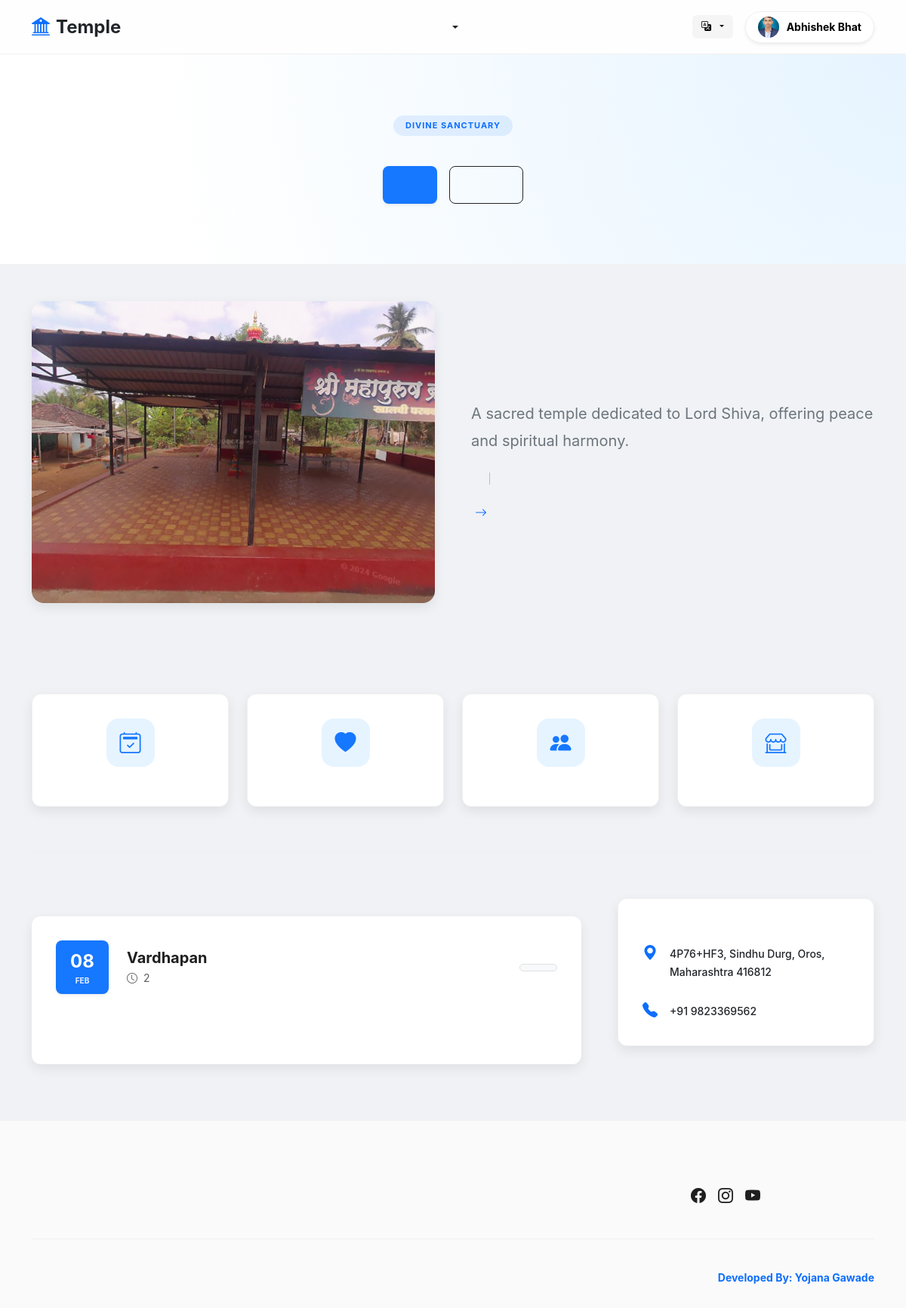
Page / (signed in) on the committed database.
### tables this page shows
CREATE TABLE `users` (
  `id` int(11) NOT NULL,
  `first_name` varchar(100) NOT NULL,
  `last_name` varchar(100) DEFAULT NULL,
  `phone` varchar(20) DEFAULT NULL,
  `photo` varchar(255) NOT NULL,
  `email` varchar(150) NOT NULL,
  `password` varchar(255) NOT NULL,
  `created_at` timestamp NOT NULL DEFAULT current_timestamp()
);

CREATE TABLE `temple_info` (
  `id` int(11) NOT NULL,
  `temple_name` varchar(255) NOT NULL,
  `description` text DEFAULT NULL,
  `photo` varchar(255) NOT NULL,
  `contact` varchar(100) DEFAULT NULL,
  `time` varchar(100) DEFAULT NULL,
  `address` varchar(255) NOT NULL,
  `location` varchar(255) DEFAULT NULL
);

CREATE TABLE `events` (
  `id` int(11) NOT NULL,
  `name` varchar(150) NOT NULL,
  `duration` varchar(50) DEFAULT NULL,
  `conduct_on` date DEFAULT NULL,
  `max_participants` int(11) DEFAULT NULL,
  `created_at` timestamp NOT NULL DEFAULT current_timestamp()
);

### includes/lang.php (called while the page is built, shortened)
<?php
$lang = $_SESSION['lang']
    ?? $_COOKIE['lang']
    ?? 'en';
$langFile = __DIR__ . "/../lang/{$lang}.php";
$t = require $langFile;

### index.php (the view, shortened to what this page needs)
<?php
require __DIR__ . '/includes/lang.php';
$eventQuery = false;
if ($con && $con !== false) {
    $templeQuery = mysqli_query($con, "SELECT * FROM temple_info LIMIT 1");
    if ($templeQuery && mysqli_num_rows($templeQuery) > 0) {
        $templeData = mysqli_fetch_assoc($templeQuery);
        $temple['temple_name'] = $templeData['temple_name'];
        $temple['description'] = $templeData['description'];
        $temple['location'] = $templeData['location'];
        $temple['contact'] = $templeData['contact'];
        $temple['time'] = $templeData['time'];
        $temple['address'] = $templeData['address'];
        $temple['photo'] = $templeData['photo'] ? '' : "assets/images/temple.png";
    }
    $eventQuery = mysqli_query($con, "SELECT * FROM events WHERE conduct_on >= CURDATE() ORDER BY conduct_on ASC LIMIT 3");
}
?>
<!DOCTYPE html>
<html lang="<?php echo $lang; ?>">
<head>
    <link href="https://cdn.jsdelivr.net/npm/bootstrap@5.3.0/dist/css/bootstrap.min.css" rel="stylesheet">
    <link rel="stylesheet" href="https://cdn.jsdelivr.net/npm/bootstrap-icons@1.10.5/font/bootstrap-icons.css">
</head>
<body>
    <?php include 'includes/header.php'; ?>
    <section class="ant-hero">
        <div class="container">
            <span class="badge rounded-pill bg-primary bg-opacity-10 text-primary px-3 py-2 mb-3 fw-bold text-uppercase"
                style="letter-spacing: 1px; font-size: 11px;">
                <?php echo $t['welcome_subtitle'] ?? 'Divine Sanctuary'; ?>
            </span>
            <div class="d-flex justify-content-center gap-3 mt-4">
                <a href="donate.php" class="ant-btn-primary-big shadow-sm"><?php echo $t['donate_btn']; ?></a>
                <a href="auth/login.php" class="btn btn-outline-dark px-5 py-2 fw-bold"
                    style="border-radius: 8px; height: 50px; display: flex; align-items: center;"><?php echo $t['book_pooja_btn']; ?></a>
            </div>
        </div>
    </section>
    <main class="container py-5">
        <div class="row align-items-center g-5 mb-5 pb-4">
            <div class="col-lg-6">
                <img src="<?= $temple['photo'] ?>" class="temple-img-main" alt="<?php echo $t['temple_image_alt']; ?>">
            </div>
            <div class="col-lg-6">
                <p class="text-secondary fs-5 mb-4" style="line-height: 1.8;">
                    <?php
                    echo nl2br(htmlspecialchars(mb_strimwidth($temple['description'], 0, 450, "...")));
                    ?>
                </p>
                <div class="d-flex gap-4 mb-4">
                </div>
                <a href="about.php" class="btn btn-link text-primary fw-bold p-0 text-decoration-none">
                    <?php echo $t['read_full_history']; ?> <i class="bi bi-arrow-right ms-1"></i>
                </a>
            </div>
        </div>
        <div class="mb-5 pt-4">
            <div class="row g-4">
                <?php
                $icons = ['calendar2-check', 'heart-fill', 'people-fill', 'shop-window'];
                for ($i = 0; $i < 4; $i++): ?>
                    <div class="col-6 col-md-3">
                        <div class="ant-card">
                            <div class="ant-card-body text-center">
                                <div class="service-icon"><i class="bi bi-<?= $icons[$i] ?>"></i></div>
                            </div>
                        </div>
                    </div>
                <?php endfor; ?>
            </div>
        </div>
        <div style="height: 1px; background: var(--ant-border-color); margin: 60px 0;"></div>
        <div class="row g-5">
            <div class="col-lg-8">
                <?php if ($eventQuery && mysqli_num_rows($eventQuery) > 0): ?>
                    <?php while ($event = mysqli_fetch_assoc($eventQuery)): ?>
                        <div class="ant-card mb-4 border-0">
                            <div class="ant-card-body d-flex align-items-center gap-4">
                                <div class="date-box shadow-sm">
                                    <div class="fw-bold fs-4"><?= date("d", strtotime($event['conduct_on'])) ?></div>
                                    <div class="small text-uppercase fw-bold" style="font-size: 10px; opacity: 0.9;">
                                        <?= date("M", strtotime($event['conduct_on'])) ?>
                                    </div>
                                </div>
                                <div class="flex-grow-1">
                                    <h5 class="fw-bold mb-1"><?= htmlspecialchars($event['name']) ?></h5>
                                    <div class="small text-muted"><i class="bi bi-clock me-1"></i> <?= $event['duration'] ?>
                                    </div>
                                </div>
                                <a href="events.php?id=<?= $event['id'] ?>"
                                    class="btn btn-light btn-sm px-4 rounded-pill border fw-bold text-primary"><?php echo $t['details']; ?></a>
                            </div>
                        </div>
                    <?php endwhile; ?>
                <?php endif; ?>
            </div>
            <div class="col-lg-4">
                <div class="ant-card sticky-top" style="top: 88px; z-index: 1;">
                    <div class="ant-card-body">
                        <div class="d-flex gap-3 mb-4">
                            <div class="text-primary fs-5"><i class="bi bi-geo-alt-fill"></i></div>
                            <div>
                                <span
                                    class="small text-dark fw-medium"><?= htmlspecialchars($temple['location'] ?? $t['visit_us']) ?></span>
                            </div>
                        </div>
                        <div class="d-flex gap-3">
                            <div class="text-primary fs-5"><i class="bi bi-telephone-fill"></i></div>
                            <div>
                                <span
                                    class="small text-dark fw-medium"><?= htmlspecialchars($temple['contact'] ?? $t['call_us']) ?></span>
                            </div>
                        </div>
                    </div>
                </div>
            </div>
        </div>
    </main>
    <?php include 'includes/footer.php'; ?>
</body>
</html>

### includes/header.php (shortened to what this page needs)
<?php
require_once __DIR__ . '/../config/db.php';
require_once __DIR__ . '/lang.php';
$isLoggedIn = $_SESSION['logged_in'] ?? false;
$uid = $_SESSION['user_id'] ?? null;
if ($isLoggedIn && $con) {
    $uRes = mysqli_fetch_assoc(mysqli_query(
        $con,
        "SELECT photo, first_name, last_name FROM users WHERE id='$uid' LIMIT 1"
    ));
    if ($uRes) {
        $headerName = trim(($uRes['first_name'] ?? '') . ' ' . ($uRes['last_name'] ?? ''));
        if (!empty($uRes['photo'])) {
            $headerPhoto = 'uploads/users/' . basename($uRes['photo']);
        } else {
            $headerPhoto = 'https://ui-avatars.com/api/?name=' . urlencode($headerName) . '&background=random';
        }
    }
}
?>
<header class="ant-header">
    <div class="container d-flex align-items-center justify-content-between">
        <a href="index.php" class="fw-bold text-dark text-decoration-none fs-4 d-flex align-items-center">
            <i class="bi bi-bank2 text-primary me-2"></i><?php echo $t['title'] ?? 'Temple'; ?>
        </a>
        <div class="d-none d-lg-flex align-items-center">
            <div class="d-flex align-items-center">
                <a href="index.php" class="ant-menu-item"><?php echo $t['home']; ?></a>
                <a href="about.php" class="ant-menu-item"><?php echo $t['about']; ?></a>
                <a href="panchang.php" class="ant-menu-item"><?php echo $t['panchang']; ?></a>
                <a href="gallery.php" class="ant-menu-item"><?php echo $t['gallery']; ?></a>
                <div class="dropdown">
                    <a class="ant-menu-item dropdown-toggle" href="#"
                        data-bs-toggle="dropdown"><?php echo $t['committee']; ?></a>
                </div>
            </div>
        </div>
        <div class="d-flex align-items-center gap-3">
            <div class="dropdown">
                <button class="lang-btn dropdown-toggle" type="button" data-bs-toggle="dropdown">
                    <i class="bi bi-translate me-1"></i>
                </button>
            </div>
            <?php if ($isLoggedIn): ?>
                <a href="auth/redirect.php">
                    <div class="user-pill-header shadow-sm">
                        <img src="<?= $headerPhoto ?>" class="rounded-circle" width="28" height="28"
                            style="object-fit: cover;">
                        <span
                            class="small fw-bold d-none d-md-inline"><?= htmlspecialchars($_SESSION['user_name'] ?? $t['user']) ?></span>
                    </div>
                </a>
            <?php else: ?>
                <a href="auth/login.php" class="ant-btn-header shadow-sm"><?php echo $t['login'] ?? 'Login'; ?></a>
            <?php endif; ?>
        </div>
    </div>
</header>

### index.php (style rules this page uses)
:root { --ant-primary: #1677ff; --ant-primary-hover: #4096ff; --ant-bg-layout: #f0f2f5; --ant-border-color: #f0f0f0; --ant-text: rgba(0, 0, 0, 0.88); --ant-text-sec: rgba(0, 0, 0, 0.45); --ant-radius: 12px; --ant-shadow: 0 6px 16px 0 rgba(0, 0, 0, 0.08); }
body { font-family: -apple-system, BlinkMacSystemFont, 'Segoe UI', Roboto, sans-serif; background-color: var(--ant-bg-layout); color: var(--ant-text); -webkit-user-select: none; user-select: none; }
.ant-hero { background: #fff; padding: 80px 0; text-align: center; border-bottom: 1px solid var(--ant-border-color); background-image: radial-gradient(circle at top right, #e6f4ff 0%, #ffffff 80%); }
.ant-card { background: #fff; border: 1px solid var(--ant-border-color); border-radius: var(--ant-radius); box-shadow: var(--ant-shadow); transition: all 0.3s cubic-bezier(0.23, 1, 0.32, 1); overflow: hidden; height: 100%; }
.ant-card-body { padding: 32px; }
.service-icon { width: 64px; height: 64px; background: #e6f4ff; color: var(--ant-primary); border-radius: 16px; display: flex; align-items: center; justify-content: center; margin: 0 auto 20px; font-size: 28px; }
.temple-img-main { width: 100%; height: 400px; object-fit: cover; border-radius: 16px; box-shadow: var(--ant-shadow); }
.date-box { background: var(--ant-primary); color: #fff; border-radius: 8px; min-width: 70px; padding: 10px; text-align: center; }
.ant-btn-primary-big { background-color: var(--ant-primary); color: #fff !important; padding: 12px 36px; border-radius: 8px; font-weight: 600; display: inline-block; text-decoration: none; transition: 0.3s; }

### includes/header.php (style rules this page uses)
body, body * { -webkit-user-select: none; user-select: none; }
.ant-header { background: rgba(255, 255, 255, 0.9); backdrop-filter: blur(12px); height: 72px; display: flex; align-items: center; border-bottom: 1px solid #f0f0f0; position: sticky; top: 0; z-index: 1000; }
a { text-decoration: none; color: #000; }
.ant-menu-item { color: rgba(0, 0, 0, 0.88); text-decoration: none; padding: 0 16px; font-size: 14px; font-weight: 500; display: flex; align-items: center; height: 72px; transition: 0.3s; }
.user-pill-header { background: #fff; padding: 6px 16px; border-radius: 50px; border: 1px solid #f0f0f0; display: flex; align-items: center; gap: 10px; box-shadow: 0 2px 4px rgba(0, 0, 0, 0.02); }
.lang-btn { border: none; background: #f5f5f5; font-size: 13px; font-weight: 600; padding: 6px 12px; border-radius: 6px; transition: 0.2s; }

### rows in the picture
users: photo (picture)
temple_info: description "A sacred temple dedicated to Lord Shiva, offering peace and spiritual harmony.", location "4P76+HF3, Sindhu Durg, Oros, Maharashtra 416812", contact "+91 9823369562"
events: conduct_on "08", conduct_on "FEB", name "Vardhapan", duration "2"

### other values in the picture
$t['title'] "Temple"
$_SESSION['user_name'] "Abhishek Bhat"
$t['welcome_subtitle'] "DIVINE SANCTUARY"
